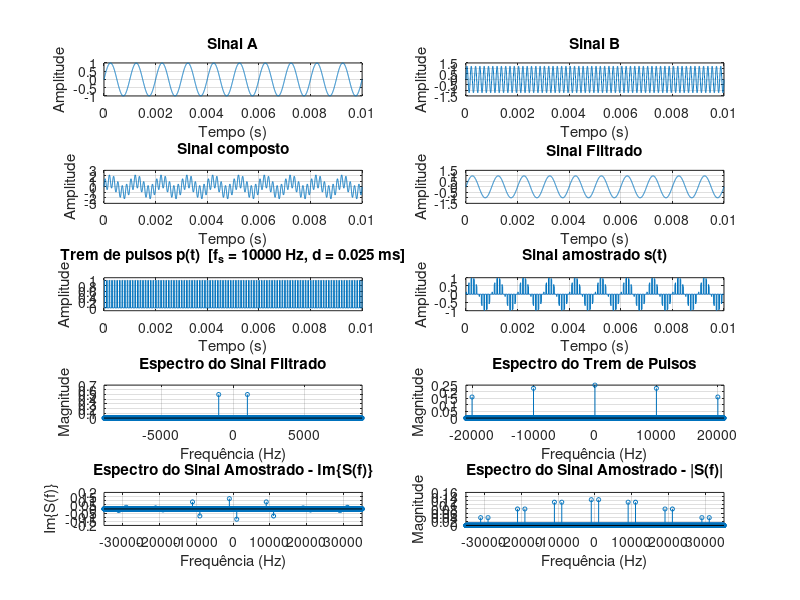
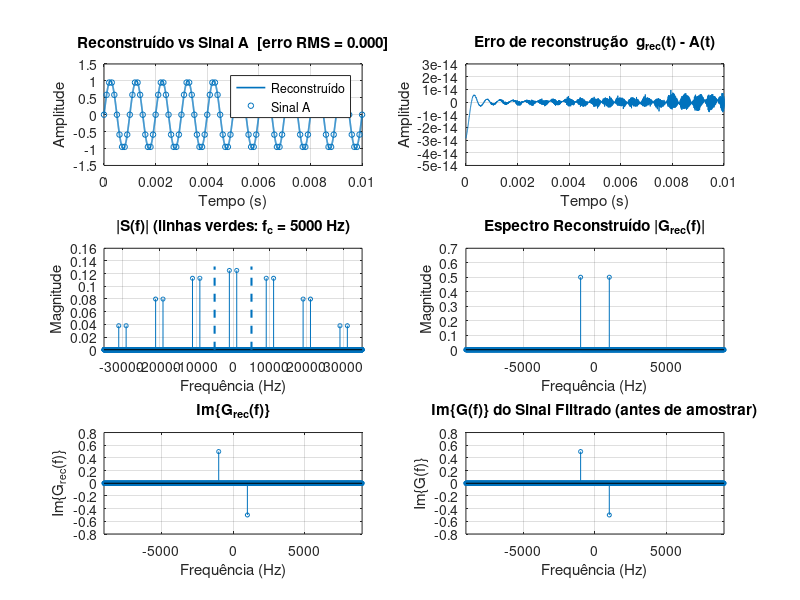

MATLAB code to generate these figures, in order:
% =========================================================================
% SigmaDSP Inc. - Problema 01: Amostragem NATURAL e Reconstrução de Sinal
% Ferramenta: MATLAB / Octave
% Layout dos gráficos no mesmo padrão 5x2 da figura de referência:
%   Linha 1: Sinal A                       | Sinal B
%   Linha 2: Sinal composto                | Sinal Filtrado
%   Linha 3: Trem de pulsos                | Sinal amostrado
%   Linha 4: Espectro do Sinal Filtrado    | Espectro do Trem de Pulsos
%   Linha 5: Espectro Amostrado (Im{S(f)}) | Espectro Amostrado (|S(f)|)
% Figura 2: reconstrução (tempo e frequência).
% =========================================================================
clear; clc; close all;

cor = [0 0.447 0.741];      % cor única usada em TODOS os gráficos

%% 1. PARÂMETROS DA SIMULAÇÃO (TEMPO CONTÍNUO EMULADO)
% Fs_sim = 400 kHz e T_total = 0.1 s  ->  N = 40000 pontos, df = 10 Hz.
% fA, fB e fs (divisores de 100 kHz) caem exatamente em bins da FFT.
Fs_sim  = 400e3;
T_total = 0.1;
N       = round(T_total * Fs_sim);
n       = 0:N-1;
t       = n / Fs_sim;
f_eixo  = (-N/2 : N/2 - 1) * (Fs_sim / N);

%% 2. SINAIS ANALÓGICOS (senoides geradas com imag)
fA = 1000;  AA = 1.0;      % Sinal A: senoide útil
fB = 6000;  AB = 1.2;      % Sinal B: componente acima da banda permitida

% imag(exp(j*w*t)) = sen(w*t)
gA     = AA * imag(exp(1j*2*pi*fA*t));
gB     = AB * imag(exp(1j*2*pi*fB*t));
g_comp = gA + gB;                          % Sinal composto

%% 3. FILTRO DE LIMITAÇÃO EM BANDA (passa-baixa ideal, no domínio da frequência)
% true : B é removido ANTES de amostrar (como na figura de referência).
% false: o composto é amostrado direto e B pode causar aliasing.
usar_filtro_banda = true;
f_max_filtro      = 2000;                  % fA < f_max_filtro < fB

Gcomp_f = fftshift(fft(g_comp)) / N;
if usar_filtro_banda
    H_banda = double(abs(f_eixo) <= f_max_filtro);
    g_filt  = real(ifft(ifftshift(Gcomp_f .* H_banda))) * N;
else
    g_filt  = g_comp;
end
Gfilt_f = fftshift(fft(g_filt)) / N;

%% 4. FREQUÊNCIA DE AMOSTRAGEM (AJUSTÁVEL)
%   Sem aliasing: Fs_amostragem = 10000 Hz  (> 2*fA)
%   Com aliasing: Fs_amostragem = 1250  Hz  (< 2*fA)  -> fA aparece em 250 Hz
% Use divisores de 100 kHz (ex.: 10000, 5000, 4000, 2500, 2000, 1250, 1000).
Fs_amostragem = 10000;
Ts   = 1 / Fs_amostragem;
duty = 0.25;
d    = duty * Ts;

%% 5. TREM DE PULSOS p(t) E SINAL AMOSTRADO s(t)
% Pulso construído por contagem de amostras (duty cycle exato).
Ns = Fs_sim / Fs_amostragem;               % amostras por período de amostragem
Nd = round(duty * Ns);                     % amostras por pulso
if abs(Ns - round(Ns)) > 1e-9 || abs(duty*Ns - Nd) > 1e-9
    warning(['Fs_sim/Fs_amostragem nao gera pulso com numero inteiro de ' ...
             'amostras: o duty cycle real sera diferente de %.2f.'], duty);
end
Ns  = round(Ns);
p_t = double(mod(n, Ns) < Nd);
duty_real = mean(p_t);                     % c0 medido

s_t = g_filt .* p_t;                       % amostragem natural: s = g * p

%% 6. ESPECTROS
P_f = fftshift(fft(p_t)) / N;              % linhas em k*fs com peso c_k
S_f = fftshift(fft(s_t)) / N;

%% 7. RECONSTRUÇÃO (PASSA-BAIXA IDEAL, corte em fs/2)
fc = Fs_amostragem / 2;
H_rec = double(abs(f_eixo) <= fc);

G_rec_f = S_f .* H_rec / duty_real;        % 1/c0 = Ts/d
g_rec_t = real(ifft(ifftshift(G_rec_f))) * N;

erro_rms = sqrt(mean((g_rec_t - gA).^2));  % referência: sinal útil A
fprintf('fs = %g Hz | fc = %g Hz | duty real = %.4f | erro RMS vs A = %.4f\n', ...
        Fs_amostragem, fc, duty_real, erro_rms);

%% 8. FIGURA 1 - PADRÃO 5x2
it  = t <= 0.01;                           % janela de 10 ms nos gráficos do tempo
tt  = t(it);

lim_filt = 1.5 * fB;                       % eixo do "Espectro do Sinal Filtrado"
lim_trem = 2.1 * Fs_amostragem;            % eixo do espectro do trem
lim_samp = 3.5 * Fs_amostragem;            % eixo do espectro amostrado
m_filt = abs(f_eixo) <= lim_filt;
m_trem = abs(f_eixo) <= lim_trem;
m_samp = abs(f_eixo) <= lim_samp;

figure('Name', 'Amostragem Natural - Padrão 5x2', 'NumberTitle', 'off');

% --- Linha 1 ---
subplot(5,2,1);
plot(tt, gA(it), 'Color', cor); title('Sinal A');
xlabel('Tempo (s)'); ylabel('Amplitude'); grid on; xlim([0 0.01]);

subplot(5,2,2);
plot(tt, gB(it), 'Color', cor); title('Sinal B');
xlabel('Tempo (s)'); ylabel('Amplitude'); grid on; xlim([0 0.01]);

% --- Linha 2 ---
subplot(5,2,3);
plot(tt, g_comp(it), 'Color', cor); title('Sinal composto');
xlabel('Tempo (s)'); ylabel('Amplitude'); grid on; xlim([0 0.01]);

subplot(5,2,4);
plot(tt, g_filt(it), 'Color', cor); title('Sinal Filtrado');
xlabel('Tempo (s)'); ylabel('Amplitude'); grid on; xlim([0 0.01]);

% --- Linha 3 ---
subplot(5,2,5);
plot(tt, p_t(it), 'Color', cor); title(sprintf('Trem de pulsos p(t)  [f_s = %g Hz, d = %.3f ms]', ...
                                  Fs_amostragem, d*1e3));
xlabel('Tempo (s)'); ylabel('Amplitude'); grid on; xlim([0 0.01]); ylim([-0.1 1.1]);

subplot(5,2,6);
plot(tt, s_t(it), 'Color', cor); title('Sinal amostrado s(t)');
xlabel('Tempo (s)'); ylabel('Amplitude'); grid on; xlim([0 0.01]);

% --- Linha 4 ---
subplot(5,2,7);
stem(f_eixo(m_filt), abs(Gfilt_f(m_filt)), 'MarkerSize', 3, 'Color', cor);
title('Espectro do Sinal Filtrado');
xlabel('Frequência (Hz)'); ylabel('Magnitude'); grid on; xlim([-lim_filt lim_filt]);

subplot(5,2,8);
stem(f_eixo(m_trem), abs(P_f(m_trem)), 'MarkerSize', 3, 'Color', cor);
title('Espectro do Trem de Pulsos');
xlabel('Frequência (Hz)'); ylabel('Magnitude'); grid on; xlim([-lim_trem lim_trem]);

% --- Linha 5 ---
subplot(5,2,9);
stem(f_eixo(m_samp), imag(S_f(m_samp)), 'MarkerSize', 3, 'Color', cor);
title('Espectro do Sinal Amostrado - Im\{S(f)\}');
xlabel('Frequência (Hz)'); ylabel('Im\{S(f)\}'); grid on; xlim([-lim_samp lim_samp]);

subplot(5,2,10);
stem(f_eixo(m_samp), abs(S_f(m_samp)), 'MarkerSize', 3, 'Color', cor);
title('Espectro do Sinal Amostrado - |S(f)|');
xlabel('Frequência (Hz)'); ylabel('Magnitude'); grid on; xlim([-lim_samp lim_samp]);

%% 9. FIGURA 2 - RECONSTRUÇÃO
figure('Name', 'Amostragem Natural - Reconstrução', 'NumberTitle', 'off');

subplot(3,2,1);
plot(tt, g_rec_t(it), '-', 'Color', cor, 'LineWidth', 1.2); hold on;
im = find(it); im = im(1:40:end);          % marcadores esparsos p/ o sinal original
plot(t(im), gA(im), 'o', 'Color', cor, 'MarkerSize', 4);
title(sprintf('Reconstruído vs Sinal A  [erro RMS = %.3f]', erro_rms));
xlabel('Tempo (s)'); ylabel('Amplitude'); grid on; xlim([0 0.01]);
legend('Reconstruído', 'Sinal A');

subplot(3,2,2);
plot(tt, g_rec_t(it) - gA(it), 'Color', cor);
title('Erro de reconstrução  g_{rec}(t) - A(t)');
xlabel('Tempo (s)'); ylabel('Amplitude'); grid on; xlim([0 0.01]);

subplot(3,2,3);
stem(f_eixo(m_samp), abs(S_f(m_samp)), 'MarkerSize', 3, 'Color', cor); hold on;
yl = [0 max(abs(S_f(m_samp)))*1.05];
line([-fc -fc], yl, 'Color', cor, 'LineStyle', '--', 'LineWidth', 1.5);
line([ fc  fc], yl, 'Color', cor, 'LineStyle', '--', 'LineWidth', 1.5);
title(sprintf('|S(f)| (linhas verdes: f_c = %g Hz)', fc));
xlabel('Frequência (Hz)'); ylabel('Magnitude'); grid on; xlim([-lim_samp lim_samp]);

subplot(3,2,4);
m_rec = abs(f_eixo) <= lim_filt;
stem(f_eixo(m_rec), abs(G_rec_f(m_rec)), 'MarkerSize', 3, 'Color', cor);
title('Espectro Reconstruído |G_{rec}(f)|');
xlabel('Frequência (Hz)'); ylabel('Magnitude'); grid on; xlim([-lim_filt lim_filt]);

subplot(3,2,5);
stem(f_eixo(m_rec), imag(G_rec_f(m_rec)), 'MarkerSize', 3, 'Color', cor);
title('Im\{G_{rec}(f)\}');
xlabel('Frequência (Hz)'); ylabel('Im\{G_{rec}(f)\}'); grid on; xlim([-lim_filt lim_filt]);

subplot(3,2,6);
stem(f_eixo(m_rec), imag(Gfilt_f(m_rec)), 'MarkerSize', 3, 'Color', cor);
title('Im\{G(f)\} do Sinal Filtrado (antes de amostrar)');
xlabel('Frequência (Hz)'); ylabel('Im\{G(f)\}'); grid on; xlim([-lim_filt lim_filt]);
